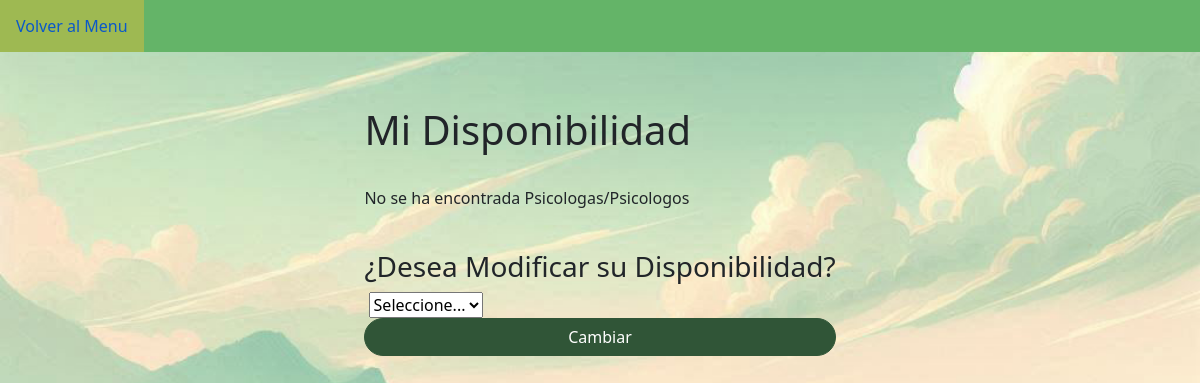
The page /Disponibilidad.php on the database as committed earlier.
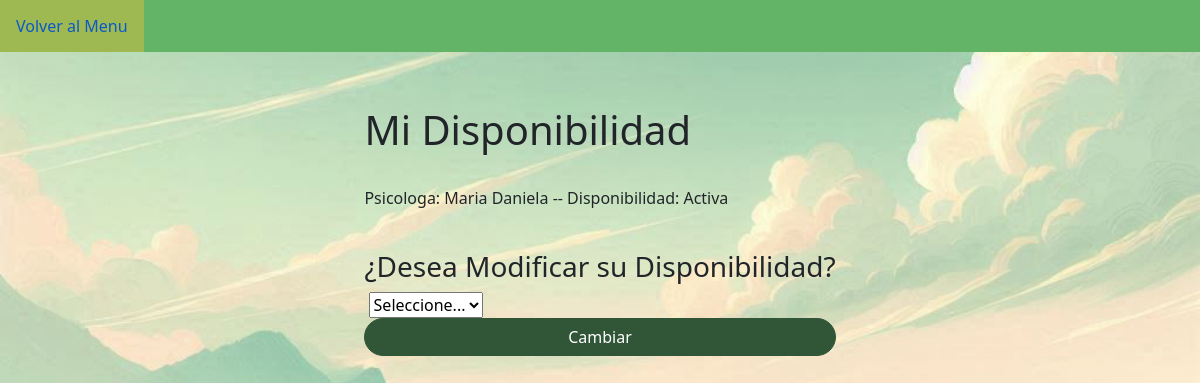
The same page on the database as committed later.
### tables this page shows
CREATE TABLE `horario` (
  `id_hor` int(11) NOT NULL,
  `id_psi` int(11) NOT NULL,
  `disponible` tinyint(1) NOT NULL
);

CREATE TABLE `psicologa` (
  `id_psi` int(11) NOT NULL,
  `n_psi` varchar(160) NOT NULL,
  `a_psi` varchar(160) NOT NULL,
  `correo_psi` varchar(50) NOT NULL,
  `tlf_psi` varchar(40) NOT NULL,
  `id_direccion` int(11) NOT NULL,
  `id_login` int(11) NOT NULL,
  `estatus` enum('Activo','Inactivo') NOT NULL
);

### Disponibilidad.php (the view, shortened to what this page needs)
<?php
$user="root";
$pass="";
$server="localhost";
$db="emocion_vital";
$con=mysqli_connect($server, $user, $pass, $db) or die ("No se pudo conectar ".mysqli_error());
$consulta = "SELECT p.n_psi AS Psicologa, h.disponible AS Disponibilidad FROM psicologa p
            INNER JOIN horario h ON p.id_psi=h.id_psi WHERE p.id_psi=1";
$ejecute = mysqli_query($con, $consulta);
if(mysqli_num_rows($ejecute) > 0){
    while($rom = mysqli_fetch_assoc($ejecute)){
        $n_psi = $rom["Psicologa"];
        if($rom["Disponibilidad"] == 1){
            $disponiblecon ='Psicologa: ' . $n_psi . ' -- ' . "Disponibilidad: Activa";
        }else{
            $disponiblecon ='Psicologa: ' . $n_psi . ' -- ' . "Disponibilidad: Inactiva";
        }
    }
}else{
    $disponiblecon = "No se ha encontrada Psicologas/Psicologos";
}
?>
<!DOCTYPE html>
<html lang="es">
<head>
    <link rel="stylesheet" href="Style-frente.css"/>
    <link href="https://cdn.jsdelivr.net/npm/bootstrap@5.3.3/dist/css/bootstrap.min.css" rel="stylesheet">
    <head>
          <div id="barraSeleccion">
            <ul>
              <li><a href="index-psi.html">Volver al Menu</a></li>
            </ul>
          </div>
          <link rel="stylesheet" href="Style.css"/>
      </head>
        <br>
        <br>
        <div class="listaConsulta">
            <br><br>
            <h1>Mi Disponibilidad</h1>
            <br>
        <div>
    <body>
        <form class="needs-validation" novalidate method="POST" action="psiDisponible.php">
            <p><?php echo $disponiblecon; ?></p>
            <br>
            <h3>¿Desea Modificar su Disponibilidad?</h3>
            <div>
              <select name="disponible" id="disponible" required>
              <option value="">Seleccione...</option>
            </div>
            <br>
            <div class="enviar">
                <input type ="submit" value = "Cambiar" />
            </div>
        </form>
    </body>
</html>

Rows that differ between the two databases and show on the page:
added horario: id_psi.n_psi "Psicologa: Maria Daniela -- Disponibilidad: Activa"
Other text that changed with them:
$disponiblecon: "No se ha encontrada Psicologas/Psicologos" → (not shown)
